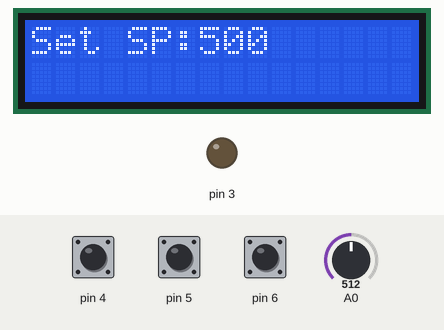
Simulated run of this sketch. Board: Arduino Uno, built with avr-gcc and run on an emulated ATmega328P. Shown: 16×2 character LCD, output pins drawn as LEDs (lit = HIGH). The test bench sets the inputs (shaded band); at power-on: pin 6 HIGH, A0 = 512, pin 4 HIGH, pin 5 HIGH. What the sketch prints to the serial monitor is not drawn.

Above: at 1.2 s.
1.3 s: pin 6 pulled LOW for 0.15 s
At 2.3 s:
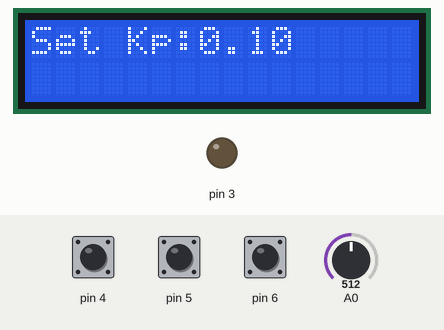
2.9 s: pin 6 pulled LOW for 1 s
At 3.3 s:
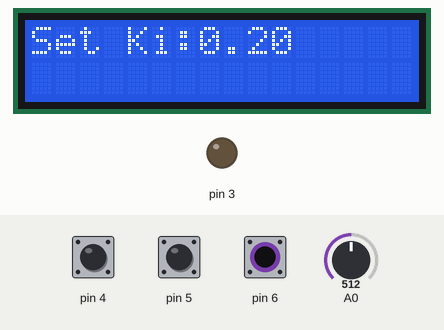
5.4 s: pin 6 pulled LOW for 0.15 s
At 6.5 s:
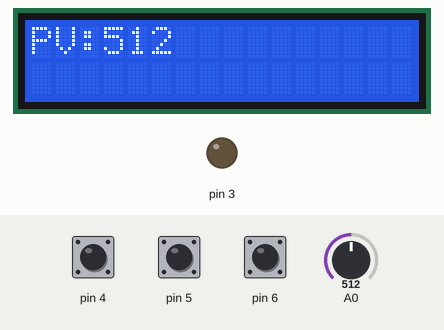
7.0 s: A0 set to 493
At 8.2 s:
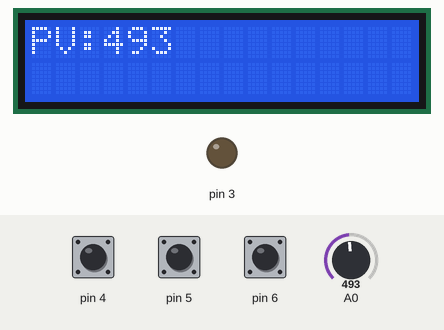
8.5 s: A0 set to 245
At 9.8 s:
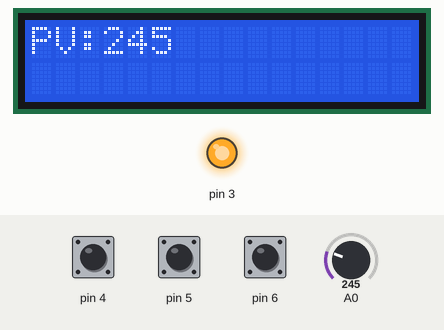
10.2 s: A0 set to 1023
At 12.0 s:
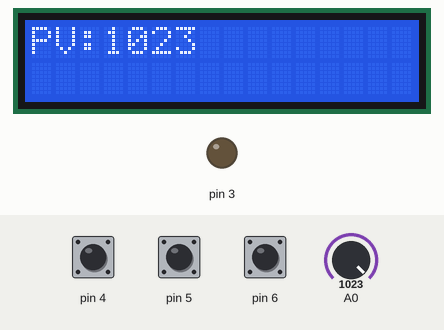
Timing chart, 0 to 13.3 s (numbered marks = the images above; inputs shaded):
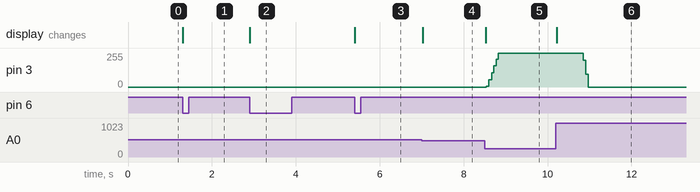

The sketch:

LIA_PI.ino
```cpp
//if we want to use the LCD display we must inclued a library
#include <LiquidCrystal.h>
//We must then define the pins we will use for the LCD
LiquidCrystal lcd(7,8,9,10,11,12);

//here we define all the values we will use inclduign all our math variables along with where we will store out button values
int PBState = LOW;
int lastButtonState;
int currentButtonState;
int Select = 0;
int PV=0;
int Setpoint=500;

int CO=0;
float moreCO;
int error=0;
float pgain = 0.1;
float igain=0.2;
int integralaction;
unsigned long prevMill=0;
const long interval = 50;
unsigned long currentmills;
void setup() {
 // we must define the funtion of the pins becuase htye have multiple states they can be in
pinMode(3,OUTPUT);
pinMode(4,INPUT_PULLUP);
pinMode(5,INPUT_PULLUP);
//we must begin the serial monitor to diplay all values we need
Serial.begin(9600);
//we must define the limits of our lcd display
lcd.begin(16,2);
 // we must define the funtion of the pins becuase htye have multiple states they can be in
pinMode(6,INPUT_PULLUP);
currentButtonState = digitalRead(6);
}

void loop() {
//all this opration will allow us to use one button to toggle between all the different screen we want to use
lastButtonState    = currentButtonState;      // save the last state
currentButtonState = digitalRead(6);
//if the button is pressed it will increase the counter by 1
  if(lastButtonState == 1 && currentButtonState == 0) {

    Select = Select+1;


// since we only have 4 screens after 3 we want the counter to reset to 0
if (Select>3){
Select=0;


}
}
//here we will read all the values from our digital and analog pins and storing there values for easy recall later
int PV=analogRead(A0);
bool btUP = digitalRead(4);
bool btDOWN = digitalRead(5);


// this is the first screen where we select our set point
if(Select==0){
  //on every screen we do the math so that no matter our screen we can see the pv change
   currentmills=millis(); // we are using the millis function to chekc for intervals because if we use Delay our code would be puased during that time not allowing us to change anything
  if (currentmills - prevMill >= interval) {

    prevMill = currentmills;
// here is the math explained in the report
error=Setpoint-PV;
integralaction= (integralaction+error);
CO = (pgain*error)+(igain*integralaction);
moreCO=CO/10;
//we must cap off CO since its possible for it to exceed or go below its max or min states
if(CO>255){
  CO=255;
}
if (CO<0){
  CO=0;
}
  }
// here we print our values onto the LCD
lcd.setCursor(0, 0);
lcd.print("Set SP:");
lcd.print(Setpoint);
lcd.print(" ");
//using the up and down push buttons we can change the Set point up and down
if(btUP==0){
Setpoint=Setpoint+5;
delay(50);
//we once again restrict the systme to not exceed or go below it max and min values
if(Setpoint>1000){
  Setpoint=1000;
}
}
if(btDOWN==0){
Setpoint=Setpoint-5;
delay(50);
if(Setpoint<0){
  Setpoint=0;
}
}
//here we will write the CO we calculated and print all our values so we can see them in the serial monitor and plotter
analogWrite(3, CO);
Serial.print(PV);
Serial.print("\t");
Serial.print(CO);
Serial.print("\t");
Serial.print(error);
Serial.print("\t");
Serial.println(Setpoint);
}
//all the rest of the screen are iednetical to the first except the values they change are different but the math and Serial printing is the same
//(except the PV screen wehre the PV is not modified but only observed)
if(Select==1){
lcd.setCursor(0, 0);
lcd.print("Set Kp:");
lcd.print(pgain);
lcd.print(" ");
if(btUP==0){
pgain=pgain+0.01;
delay(50);

}
if(btDOWN==0){
pgain=pgain-0.01;
delay(50);
if(pgain<0){
  pgain=0;
}

}

}

if(Select==2){
lcd.setCursor(0, 0);
lcd.print("Set Ki:");
lcd.print(igain);
lcd.print(" ");
if(btUP==0){
igain=igain+0.01;
delay(50);

}
if(btDOWN==0){
igain=igain-0.01;
delay(50);
if(igain<0){
  igain=0;
}

}

}
if(Select==3){
  currentmills=millis();
  if (currentmills - prevMill >= interval) {

    prevMill = currentmills;
error=Setpoint-PV;
integralaction= (integralaction+error);
CO = (pgain*error)+(igain*integralaction);
moreCO=CO/10;
if(CO>255){
  CO=255;
}
if (CO<0){
  CO=0;
}
  }

lcd.setCursor(0, 0);
lcd.print( "PV:");
lcd.print(PV);
lcd.print("      ");
analogWrite(3, CO);

Serial.print(PV);
Serial.print("\t");
Serial.print(CO);
Serial.print("\t");
Serial.print(error);
Serial.print("\t");
Serial.println(Setpoint);

}

}
//pot value broken
// higest value is 950 
```

Measured:
- after the input at 1.3 s, the display: changes at once (image 1)
- after the input at 2.9 s, the display: changes at once (image 2)
- after the input at 5.4 s, the display: changes at once (image 3)
- after the input at 7.0 s, the display: changes at once (image 4)
- after the input at 8.5 s, pin 3: 0/255 → 5/255 at once, → 56/255 0.06 s later, → 255/255 0.07 s later; the display: changes at once (image 5)
- after the input at 10.2 s, pin 3: 255/255 → 0/255 after 0.66 s; the display: changes at once (image 6)
